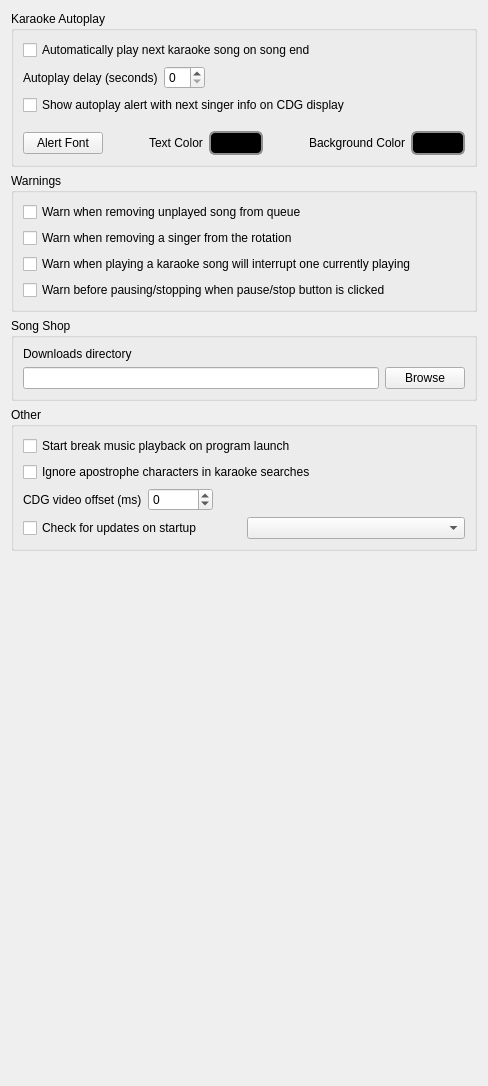
          <widget class="QWidget" name="otherPage">
           <layout class="QVBoxLayout" name="verticalLayout_15">
            <item>
             <widget class="QGroupBox" name="groupBox">
              <property name="title">
               <string>Karaoke Autoplay</string>
              </property>
              <property name="flat">
               <bool>false</bool>
              </property>
              <layout class="QVBoxLayout" name="verticalLayout_16">
               <item>
                <widget class="QCheckBox" name="checkBoxKAA">
                 <property name="text">
                  <string>Automatically play next karaoke song on song end</string>
                 </property>
                </widget>
               </item>
               <item>
                <layout class="QHBoxLayout" name="horizontalLayout_11">
                 <item>
                  <widget class="QLabel" name="label_9">
                   <property name="text">
                    <string>Autoplay delay (seconds)</string>
                   </property>
                  </widget>
                 </item>
                 <item>
                  <widget class="QSpinBox" name="spinBoxAADelay"/>
                 </item>
                 <item>
                  <spacer name="horizontalSpacer_6">
                   <property name="orientation">
                    <enum>Qt::Horizontal</enum>
                   </property>
                   <property name="sizeHint" stdset="0">
                    <size>
                     <width>40</width>
                     <height>20</height>
                    </size>
                   </property>
                  </spacer>
                 </item>
                </layout>
               </item>
               <item>
                <widget class="QCheckBox" name="checkBoxShowKAAAlert">
                 <property name="text">
                  <string>Show autoplay alert with next singer info on CDG display</string>
                 </property>
                </widget>
               </item>
               <item>
                <layout class="QHBoxLayout" name="horizontalLayout_13">
                 <property name="topMargin">
                  <number>10</number>
                 </property>
                 <item>
                  <widget class="QPushButton" name="btnAlertFont">
                   <property name="text">
                    <string>Alert Font</string>
                   </property>
                  </widget>
                 </item>
                 <item>
                  <spacer name="horizontalSpacer_7">
                   <property name="orientation">
                    <enum>Qt::Horizontal</enum>
                   </property>
                   <property name="sizeHint" stdset="0">
                    <size>
                     <width>40</width>
                     <height>20</height>
                    </size>
                   </property>
                  </spacer>
                 </item>
                 <item>
                  <widget class="QLabel" name="label_12">
                   <property name="text">
                    <string>Text Color</string>
                   </property>
                  </widget>
                 </item>
                 <item>
                  <widget class="QPushButton" name="btnAlertTxtColor">
                   <property name="styleSheet">
                    <string notr="true">QPushButton {
    border: 2px solid #8f8f91;
    border-radius: 6px;
    background-color: rgb(0,0,0);
    min-width: 40px;
    padding-left: 5px;
    padding-right: 5px;
    padding-top: 3px;
    padding-bottom: 3px;
}

QPushButton:pressed {
    background-color: rgb(0,0,0);
}

QPushButton:flat {
    border: none; /* no border for a flat push button */
}

QPushButton:default {
    border-color: navy; /* make the default button prominent */
}</string>
                   </property>
                   <property name="text">
                    <string/>
                   </property>
                  </widget>
                 </item>
                 <item>
                  <spacer name="horizontalSpacer_8">
                   <property name="orientation">
                    <enum>Qt::Horizontal</enum>
                   </property>
                   <property name="sizeHint" stdset="0">
                    <size>
                     <width>40</width>
                     <height>20</height>
                    </size>
                   </property>
                  </spacer>
                 </item>
                 <item>
                  <widget class="QLabel" name="label_16">
                   <property name="text">
                    <string>Background Color</string>
                   </property>
                  </widget>
                 </item>
                 <item>
                  <widget class="QPushButton" name="btnAlertBgColor">
                   <property name="styleSheet">
                    <string notr="true">QPushButton {
    border: 2px solid #8f8f91;
    border-radius: 6px;
    background-color: rgb(0,0,0);
    min-width: 40px;
    padding-left: 5px;
    padding-right: 5px;
    padding-top: 3px;
    padding-bottom: 3px;
}

QPushButton:pressed {
    background-color: rgb(0,0,0);
}

QPushButton:flat {
    border: none; /* no border for a flat push button */
}

QPushButton:default {
    border-color: navy; /* make the default button prominent */
}</string>
                   </property>
                   <property name="text">
                    <string/>
                   </property>
                  </widget>
                 </item>
                </layout>
               </item>
              </layout>
             </widget>
            </item>
            <item>
             <widget class="QGroupBox" name="groupBox_2">
              <property name="title">
               <string>Warnings</string>
              </property>
              <layout class="QVBoxLayout" name="verticalLayout_17">
               <item>
                <widget class="QCheckBox" name="cbxQueueRemovalWarning">
                 <property name="text">
                  <string>Warn when removing unplayed song from queue</string>
                 </property>
                </widget>
               </item>
               <item>
                <widget class="QCheckBox" name="cbxSingerRemovalWarning">
                 <property name="text">
                  <string>Warn when removing a singer from the rotation</string>
                 </property>
                </widget>
               </item>
               <item>
                <widget class="QCheckBox" name="cbxSongInterruptionWarning">
                 <property name="text">
                  <string>Warn when playing a karaoke song will interrupt one currently playing</string>
                 </property>
                </widget>
               </item>
               <item>
                <widget class="QCheckBox" name="cbxStopPauseWarning">
                 <property name="text">
                  <string>Warn before pausing/stopping when pause/stop button is clicked</string>
                 </property>
                </widget>
               </item>
              </layout>
             </widget>
            </item>
            <item>
             <widget class="QGroupBox" name="groupBox_4">
              <property name="title">
               <string>Song Shop</string>
              </property>
              <layout class="QVBoxLayout" name="verticalLayout_20">
               <item>
                <widget class="QLabel" name="label_25">
                 <property name="text">
                  <string>&lt;html&gt;&lt;head/&gt;&lt;body&gt;&lt;p&gt;Downloads directory&lt;/p&gt;&lt;/body&gt;&lt;/html&gt;</string>
                 </property>
                </widget>
               </item>
               <item>
                <layout class="QHBoxLayout" name="horizontalLayout_18">
                 <property name="topMargin">
                  <number>0</number>
                 </property>
                 <item>
                  <widget class="QLineEdit" name="lineEditDownloadsDir">
                   <property name="enabled">
                    <bool>true</bool>
                   </property>
                   <property name="readOnly">
                    <bool>true</bool>
                   </property>
                  </widget>
                 </item>
                 <item>
                  <widget class="QPushButton" name="btnBrowse">
                   <property name="text">
                    <string>Browse</string>
                   </property>
                  </widget>
                 </item>
                </layout>
               </item>
              </layout>
             </widget>
            </item>
            <item>
             <widget class="QGroupBox" name="groupBox_3">
              <property name="title">
               <string>Other</string>
              </property>
              <layout class="QVBoxLayout" name="verticalLayout_18">
               <item>
                <widget class="QCheckBox" name="cbxBmAutostart">
                 <property name="text">
                  <string>Start break music playback on program launch</string>
                 </property>
                </widget>
               </item>
               <item>
                <widget class="QCheckBox" name="cbxIgnoreApos">
                 <property name="toolTip">
                  <string>If set, karaoke searches will ignore the apostrophe character. 
For example, searching for &quot;im&quot; will find songs that contain &quot;I'm&quot;, 
&quot;hes&quot; will find &quot;he's&quot;, etc.</string>
                 </property>
                 <property name="text">
                  <string>Ignore apostrophe characters in karaoke searches</string>
                 </property>
                </widget>
               </item>
               <item>
                <layout class="QHBoxLayout" name="horizontalLayout_14">
                 <property name="topMargin">
                  <number>0</number>
                 </property>
                 <item>
                  <widget class="QLabel" name="label_21">
                   <property name="text">
                    <string>CDG video offset (ms)</string>
                   </property>
                  </widget>
                 </item>
                 <item>
                  <widget class="QSpinBox" name="spinBoxCdgOffset">
                   <property name="toolTip">
                    <string>Controls the offset between the CDG video position displayed
from the current audio position.  Positive numbers mean that the
CDG will be ahead of the auido position by the number of ms 
specified.  Negative numbers mean that it will be behind the audio
by the number of ms specified.</string>
                   </property>
                   <property name="minimum">
                    <number>-10000</number>
                   </property>
                   <property name="maximum">
                    <number>10000</number>
                   </property>
                  </widget>
                 </item>
                 <item>
                  <spacer name="horizontalSpacer_9">
                   <property name="orientation">
                    <enum>Qt::Horizontal</enum>
                   </property>
                   <property name="sizeHint" stdset="0">
                    <size>
                     <width>40</width>
                     <height>20</height>
                    </size>
                   </property>
                  </spacer>
                 </item>
                </layout>
               </item>
               <item>
                <layout class="QHBoxLayout" name="horizontalLayout_16">
                 <property name="topMargin">
                  <number>0</number>
                 </property>
                 <item>
                  <widget class="QCheckBox" name="cbxCheckUpdates">
                   <property name="text">
                    <string>Check for updates on startup</string>
                   </property>
                  </widget>
                 </item>
                 <item>
                  <widget class="QComboBox" name="comboBoxUpdateBranch"/>
                 </item>
                </layout>
               </item>
              </layout>
             </widget>
            </item>
            <item>
             <spacer name="verticalSpacer_2">
              <property name="orientation">
               <enum>Qt::Vertical</enum>
              </property>
              <property name="sizeHint" stdset="0">
               <size>
                <width>20</width>
                <height>524</height>
               </size>
              </property>
             </spacer>
            </item>
           </layout>
          </widget>
